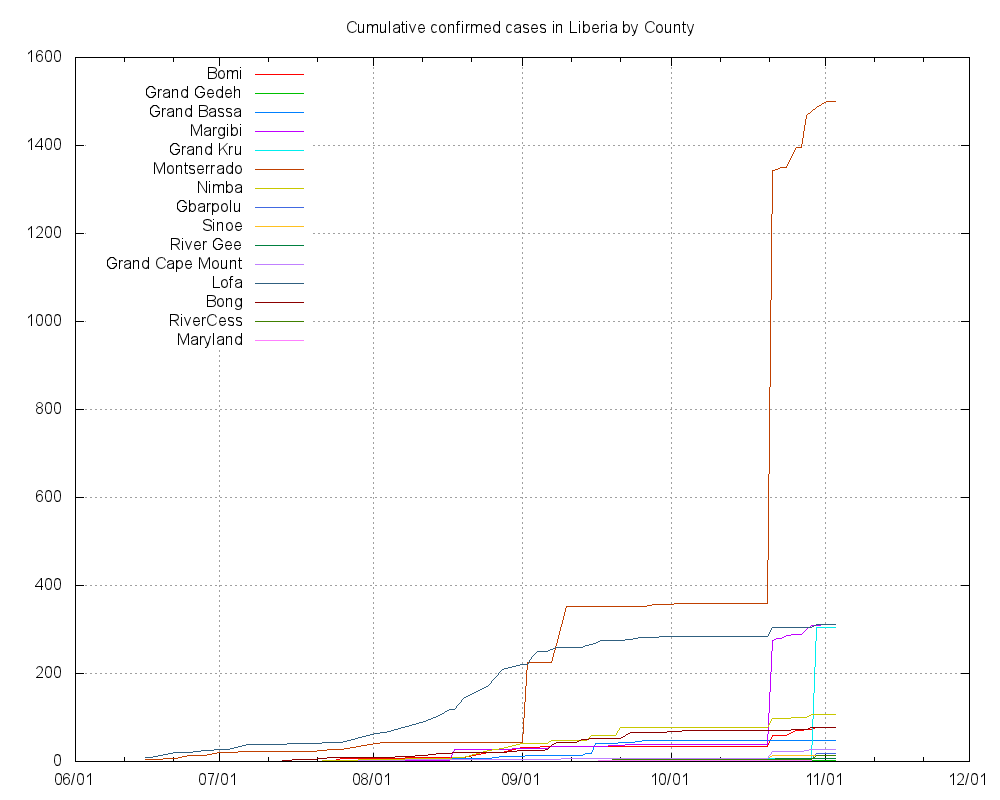

This figure's gnuplot source:
set title "Cumulative confirmed cases in Liberia by County"
set key top left
set grid
set xdata time
set timefmt "%Y-%m-%d"
set terminal png size 1000,800
set output "lib.png"
plot "lib_Bomi.tab" using 1:2 title "Bomi" with lines,"lib_Grand_Gedeh.tab" using 1:2 title "Grand Gedeh" with lines,"lib_Grand_Bassa.tab" using 1:2 title "Grand Bassa" with lines,"lib_Margibi.tab" using 1:2 title "Margibi" with lines,"lib_Grand_Kru.tab" using 1:2 title "Grand Kru" with lines,"lib_Montserrado.tab" using 1:2 title "Montserrado" with lines,"lib_Nimba.tab" using 1:2 title "Nimba" with lines,"lib_Gbarpolu.tab" using 1:2 title "Gbarpolu" with lines,"lib_Sinoe.tab" using 1:2 title "Sinoe" with lines,"lib_River_Gee.tab" using 1:2 title "River Gee" with lines,"lib_Grand_Cape_Mount.tab" using 1:2 title "Grand Cape Mount" with lines,"lib_Lofa.tab" using 1:2 title "Lofa" with lines,"lib_Bong.tab" using 1:2 title "Bong" with lines,"lib_RiverCess.tab" using 1:2 title "RiverCess" with lines,"lib_Maryland.tab" using 1:2 title "Maryland" with lines
